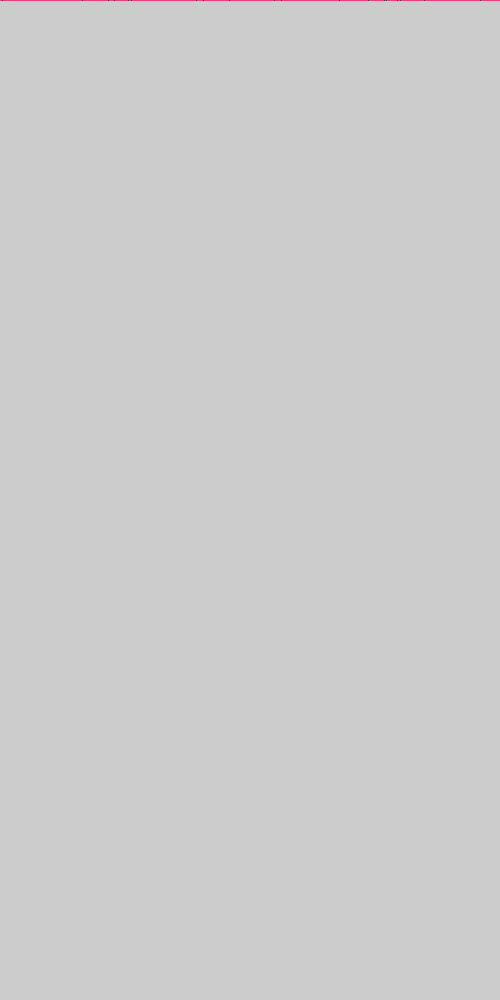
Frame 1 (no input)
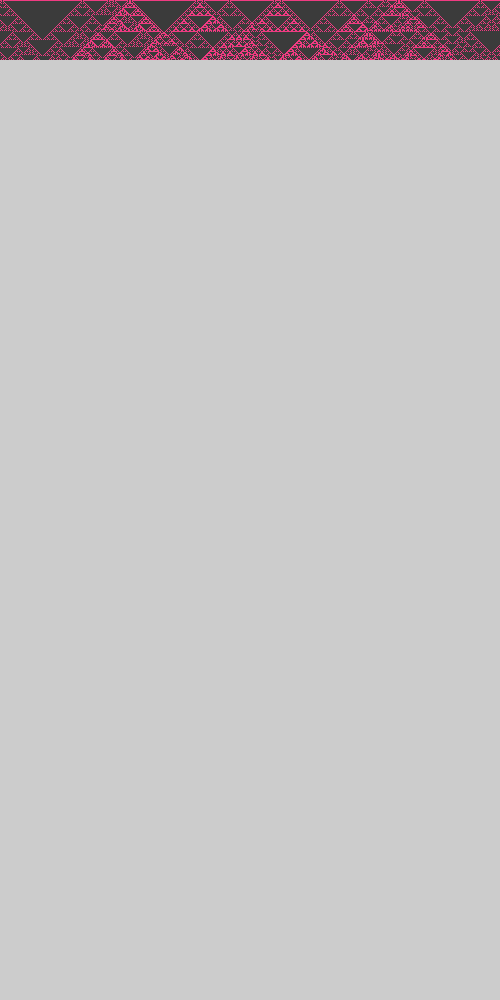
Frame 60 (the mouse pressed at the canvas centre just before this capture)
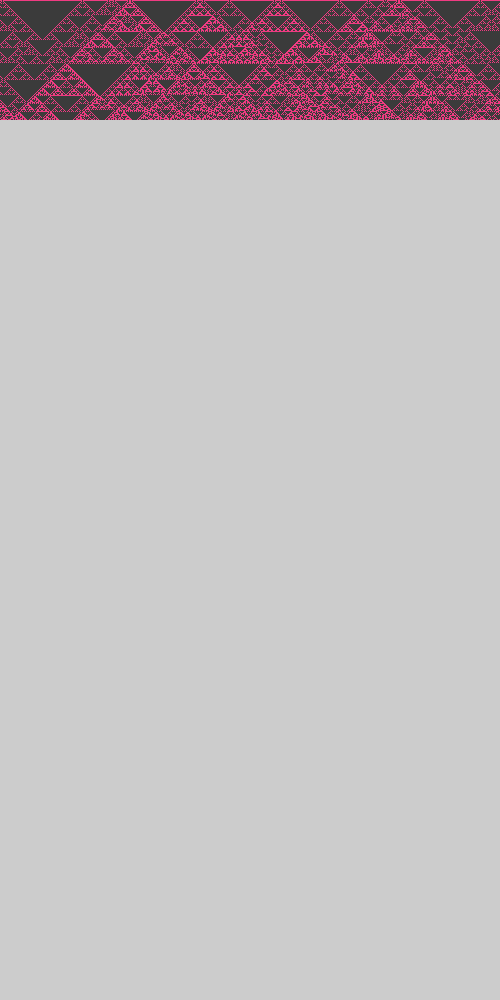
Frame 120 (the mouse held since frame 60 and released just before this capture)

The Processing sketch that drew these frames (run headless with seeded random() and noise(); from frame 60 on, the mouse is pressed at the canvas centre):

// Processing sketch: automat_wzrost1D_7b
// ── automat_wzrost1D_7b.pde
//Jednowymiarowy, DETERMINISTYCZNY automat komórkowy 
//////////////////////////////////////////////////////////////////////////////////////////////////////////////////
float IDens=0.950;//Początkowa gęstość w tablicy
int   WorldSize=500;//Ile chcemy elementów w linii?

int[] WorldOld=new int[WorldSize];//Tworzenie tablic - w Processingu zawsze za pomocą alokacji
int[] WorldNew=new int[WorldSize];

void setup()
{
  size(500,1000);    //Okno bardziej pionowe niż poziome 
  
  if(IDens>0)//Zasiewanie tablicy na początku z zadaną gęstością 
  {
   for(int i=0;i<WorldOld.length;i++) //Zasiewanie tablicy
    if(random(1.0)<IDens)
      WorldOld[i]=1;
  }
  else WorldOld[WorldSize/2]=1; //... lub pojedynczą komórką
  
  frameRate(100);
}

int t=0;
void draw()
{
  if(t>999) return; //Nic już nie ma do narysowania 
  
  for(int i=0;i<WorldOld.length;i++)//Wizualizacja czyli "rysowanie na ekranie" 
  {
    if(WorldOld[i]>0) stroke(255,0,100);
    else           stroke(0);
    point(i,t);
  }
  
  for(int i=0;i<WorldOld.length;i++)//Zmiana stanu automatu
  {
       //Reguła - "nie lubię mieć za dużo sąsiadów"
       //Zamiast ignorować brzegi można zrobić liczenie indeksów sąsiadów z zawijaniem 
       int right = (i+1) % WorldSize;//...dzięki reszcie z dzielenia      
       int left  = (WorldSize+i-1) % WorldSize;
       int ileich= 0;//Ile żywych sąsiadów?
       
       if(WorldOld[left]>0) //Nie jest zerem czyli jest "żywy"
         ileich++;
       
       if(WorldOld[right]>0) //Nie jest zerem czyli jest "żywy"
         ileich++;
               
       if(ileich==1) WorldNew[i]=1;//Tylko posiadanie jednego sąsiada jest poprawne
       else WorldNew[i]=0;//Umiera z samotności albo z tłoku
   }
   
   //Zamiana tablic
   int[] WorldTmp=WorldOld;
   WorldOld=WorldNew;
   WorldNew=WorldTmp;
   
   t++;//Kolejne pokolenie/krok/rok
}
